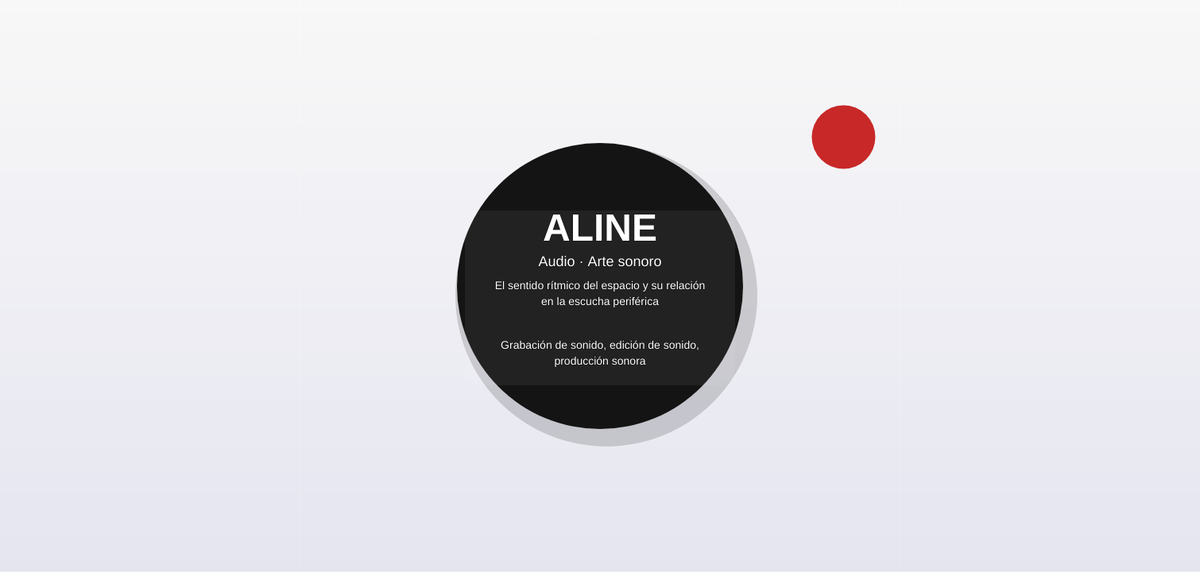
Frame 1 (no input)
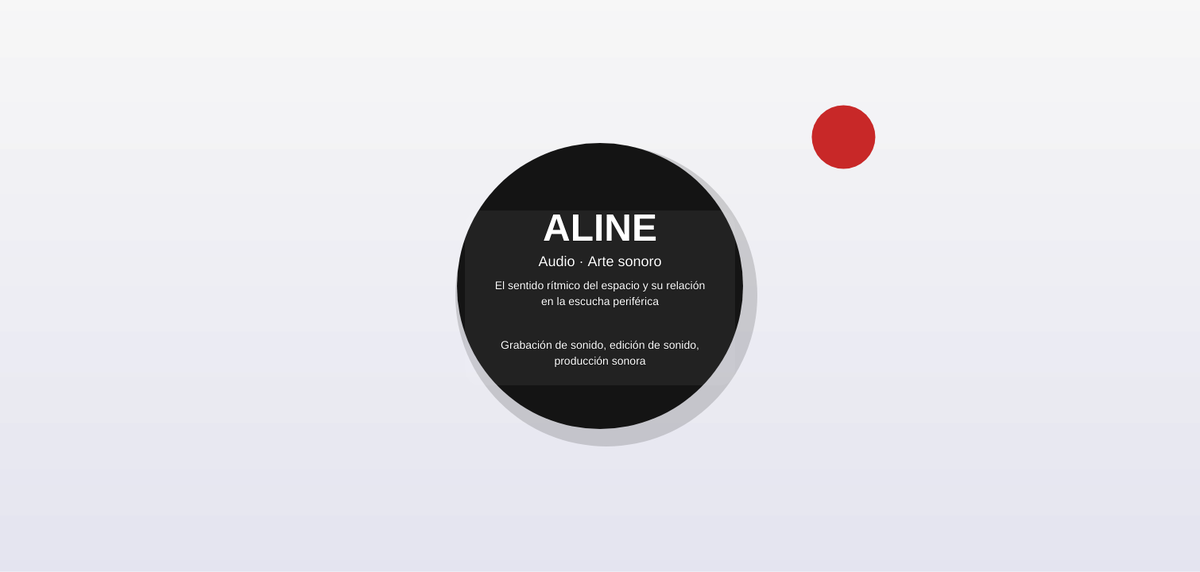
Frame 60 (no input)
Frame 120 (the mouse pressed at the canvas centre since frame 60): identical to frame 60, image omitted

The p5.js sketch that drew these frames (run headless with seeded random() and noise() and a simulated clock; from frame 60 on, the mouse is pressed at the canvas centre):

// p5.js sketch
// ── sketch.js
function setup() {
  createCanvas(1510, 720);
  textAlign(CENTER, CENTER);

  // Estado del círculo negro (posición, tamaño)
  circleSize = 360;
  circleX = width / 2;
  circleY = height / 2;

  // Estado de arrastre
  dragging = false;
  offsetX = 0;
  offsetY = 0;

  // Círculo rojo (random en el canvas)
  redSize = 80;
  let r = redSize / 2;
  redX = random(r, width - r);
  redY = random(r, height - r);

  // Audio (Web Audio API) - inicializamos al primer gesto del usuario
  audioCtx = null;
  oscillator = null;
  gainNode = null;
  soundPlaying = false;
}

function draw() {
  background(255);

  // Fondo degradado (ligero)
  for (let y = 0; y < height; y++) {
    let t = y / height;
    let c = lerpColor(color(245, 245, 245), color(220, 220, 235), t);
    stroke(c);
    line(0, y, width, y);
  }

  // Cursor: cambiar cuando estamos sobre el círculo
  if (isMouseOverCircle()) {
    cursor('grab'); // cuando está sobre el círculo
  } else {
    cursor(ARROW);
  }

  // Sombra del círculo (sutil)
  noStroke();
  fill(0, 0, 0, 40);
  ellipse(circleX + 8, circleY + 12, circleSize + 20, circleSize + 20);

  // Círculo central (negro)
  fill(20, 20, 20);
  noStroke();
  ellipse(circleX, circleY, circleSize, circleSize);

  // Círculo rojo (objetivo) — se dibuja sobre el fondo y puede resaltarse si colisiona
  push();
  let overlap = circlesOverlap(circleX, circleY, circleSize / 2, redX, redY, redSize / 2);
  if (overlap) {
    // pequeño efecto cuando hay colisión
    stroke(255, 200, 0);
    strokeWeight(4);
    fill(255, 80, 80);
  } else {
    noStroke();
    fill(200, 40, 40);
  }
  ellipse(redX, redY, redSize, redSize);
  pop();

  // Opcional: rectángulo semitransparente detrás del texto para mayor legibilidad
  push();
  rectMode(CENTER);
  fill(255, 15); // blanco muy translúcido
  noStroke();
  rect(circleX, circleY + 15, 340, 220, 20);
  pop();

  // Texto con jerarquía (centrado en el círculo)
  // Nombre
  fill(255);
  stroke(0, 120); // trazo sutil para mejorar lectura sobre el círculo
  strokeWeight(1.2);
  textSize(48);
  textStyle(BOLD);
  text("ALINE", circleX, circleY - 70);

  // Subtítulo
  textSize(18);
  textStyle(NORMAL);
  text("Audio · Arte sonoro", circleX, circleY - 30);

  // Bloque de descripción (multilínea)
  textSize(14);
  textLeading(20);
  let descripcion1 = "El sentido rítmico del espacio y su relación\nen la escucha periférica";
  text(descripcion1, circleX, circleY + 10);

  let descripcion2 = "Grabación de sonido, edición de sonido,\nproducción sonora";
  text(descripcion2, circleX, circleY + 85);

  // Si estamos arrastrando y tocamos el rojo, activar sonido.
  // Si dejamos de tocar, detener sonido.
  if (dragging && overlap) {
    if (!soundPlaying) {
      playTone();
    }
  } else {
    if (soundPlaying) {
      stopTone();
    }
  }

  // Restaurar para futuros dibujados
  noStroke();
}

function isMouseOverCircle() {
  let r = circleSize / 2;
  return dist(mouseX, mouseY, circleX, circleY) <= r;
}

function mousePressed() {
  // Soportar sólo botón izquierdo (opcional)
  if (mouseButton === LEFT && isMouseOverCircle()) {
    dragging = true;
    offsetX = circleX - mouseX;
    offsetY = circleY - mouseY;
    cursor('grabbing');

    // A causa de políticas de autoplay en navegadores, necesitamos un gesto del usuario
    // para crear/resumir el AudioContext. Hacemos eso aquí.
    if (!audioCtx) {
      try {
        audioCtx = new (window.AudioContext || window.webkitAudioContext)();
        // No iniciamos el oscilador aún; se hará cuando colisionemos.
      } catch (e) {
        console.warn("Web Audio API no disponible:", e);
        audioCtx = null;
      }
    } else if (audioCtx.state === 'suspended') {
      // Intentar reanudar si está suspendido
      audioCtx.resume().catch(() => {});
    }
  }
}

function mouseDragged() {
  if (dragging) {
    // Actualizar posición con offset para que no salte
    circleX = mouseX + offsetX;
    circleY = mouseY + offsetY;

    // Mantener dentro del canvas
    let r = circleSize / 2;
    circleX = constrain(circleX, r, width - r);
    circleY = constrain(circleY, r, height - r);
  }
}

function mouseReleased() {
  if (dragging) {
    dragging = false;
    cursor(ARROW);

    // Si soltamos mientras suena, detenemos el sonido
    if (soundPlaying) {
      stopTone();
    }
  }
}

function windowResized() {
  // Mantener responsividad: recalcula el canvas al cambiar la ventana
  let s = min(windowWidth, windowHeight);
  let newSize = constrain(s * 0.9, 320, 1200);
  resizeCanvas(newSize, newSize);

  // Recalcular posición del círculo en la nueva ventana: aquí lo centramos
  // Si prefieres conservar la posición relativa, se puede adaptar.
  circleX = width / 2;
  circleY = height / 2;

  // Reposicionar el círculo rojo para que siga dentro del nuevo canvas
  let r = redSize / 2;
  redX = constrain(redX, r, width - r);
  redY = constrain(redY, r, height - r);
}

// Comprueba si dos círculos se solapan
function circlesOverlap(x1, y1, r1, x2, y2, r2) {
  let d = dist(x1, y1, x2, y2);
  return d <= (r1 + r2);
}

// Reproducir un tono simple usando Web Audio API
function playTone() {
  if (!audioCtx) return;
  // Si ya hay oscilador sonando, no crear otro
  if (soundPlaying) return;

  // Crear nodos
  oscillator = audioCtx.createOscillator();
  gainNode = audioCtx.createGain();

  // Ajustes del sonido
  oscillator.type = 'sine';
  oscillator.frequency.setValueAtTime(440, audioCtx.currentTime); // La4 - 440Hz (puedes cambiar)
  gainNode.gain.setValueAtTime(0.0001, audioCtx.currentTime);

  // Conectar
  oscillator.connect(gainNode);
  gainNode.connect(audioCtx.destination);

  // Arrancar y hacer un pequeño fade-in
  oscillator.start();
  gainNode.gain.exponentialRampToValueAtTime(0.18, audioCtx.currentTime + 0.02);

  soundPlaying = true;
}

// Detener el tono con un pequeño fade-out y limpiar
function stopTone() {
  if (!audioCtx || !oscillator || !gainNode) return;
  // Fade out
  let now = audioCtx.currentTime;
  gainNode.gain.exponentialRampToValueAtTime(0.0001, now + 0.05);
  // Parar y desconectar después del fade
  setTimeout(() => {
    try {
      oscillator.stop();
    } catch (e) {}
    try {
      oscillator.disconnect();
      gainNode.disconnect();
    } catch (e) {}
    oscillator = null;
    gainNode = null;
    soundPlaying = false;
  }, 80);
}
